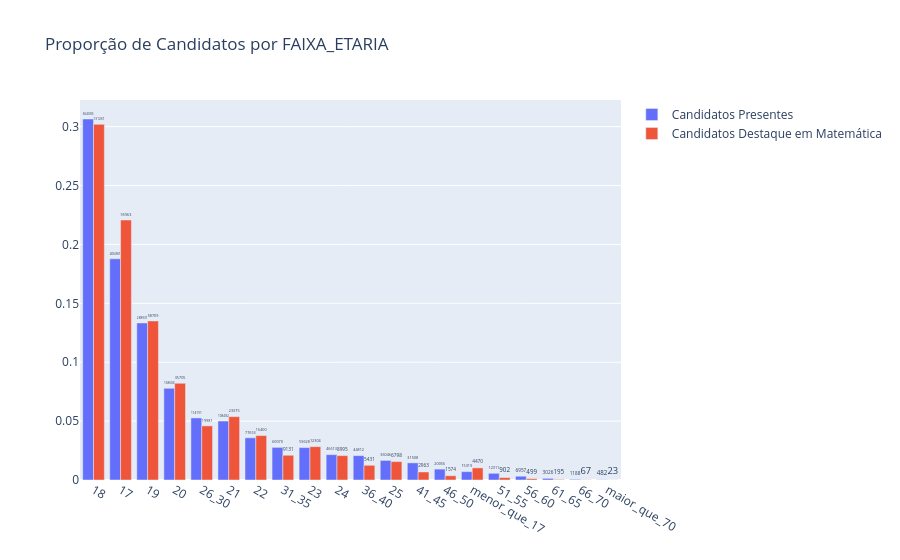
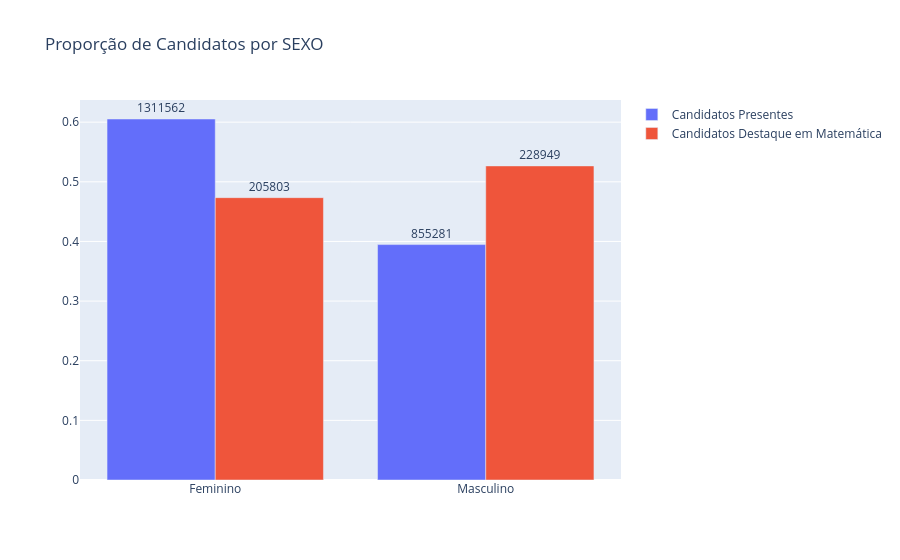
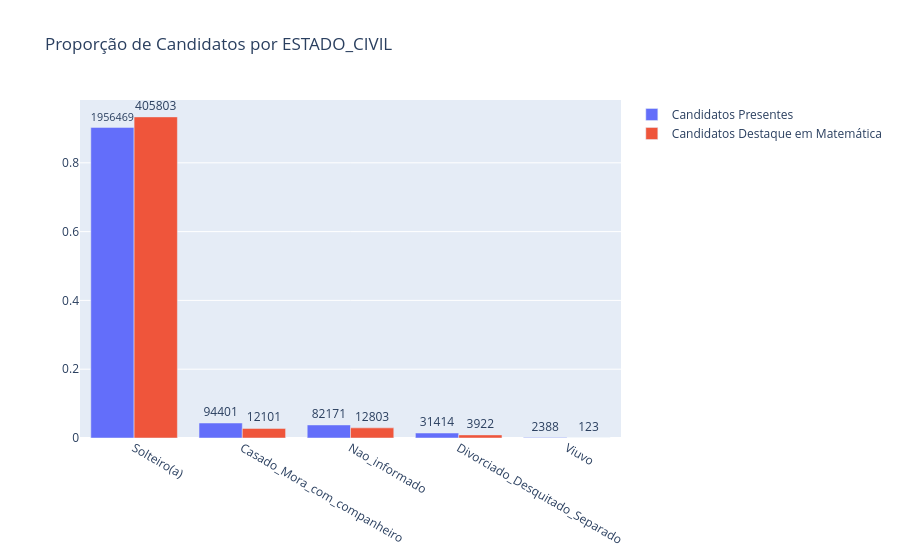
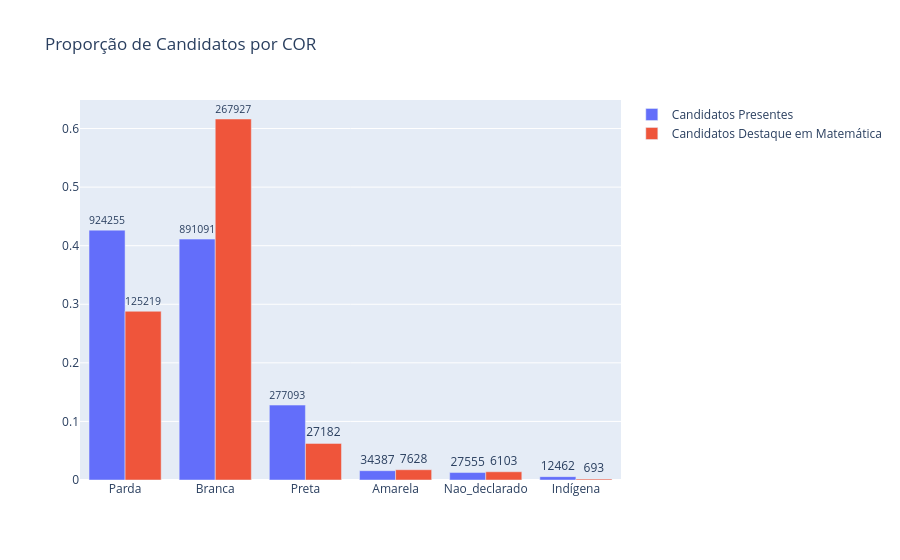

The notebook cell saved with these charts, in order:
### Markdown cell above
### Gráficos

### Code cell
for cat in categoricas:
  label_presentes=presentes_df_enem_2023[cat]
  label_top20=top_20[cat]

  fig = go.Figure(data=[
      go.Bar(
          name='Candidatos Presentes',
          x=label_presentes.value_counts().index,
          y=label_presentes.value_counts(dropna=False, normalize=True).values,
          text=label_presentes.value_counts().values.round(3),  # Valores exibidos
          textposition='outside'  # Posição acima das barras
      ),
      go.Bar(
          name='Candidatos Destaque em Matemática',
          x=label_top20.value_counts().index,
          y=label_top20.value_counts(dropna=False, normalize=True).values,
          text=label_top20.value_counts().values.round(3),  # Valores exibidos
          textposition='outside'  # Posição acima das barras
      )
  ])

  # Ajustando layout
  fig.update_layout(
      barmode='group',
      title_text=f'Proporção de Candidatos por {cat}'
  )

  fig.show()

### Figure 1 — Plotly figure (JSON) as saved in the notebook; plotly's stock layout.template omitted (floating-point values rounded to 4 significant figures)
{"data": [{"name": "Candidatos Presentes", "text": [664100.0, 406900.0, 288900.0, 168600.0, 114200.0, 108500.0, 77650.0, 60070.0, 59630.0, 46610.0, 44810.0, 36050.0, 31510.0, 20060.0, 15320.0, 12310.0, 6957.0, 3026.0, 1188.0, 482.0], "textposition": "outside", "type": "bar", "x": ["18", "17", "19", "20", "26_30", "21", "22", "31_35", "23", "24", "36_40", "25", "41_45", "46_50", "menor_que_17", "51_55", "56_60", "61_65", "66_70", "maior_que_70"], "y": [0.3065, 0.1878, 0.1333, 0.07781, 0.0527, 0.05006, 0.03584, 0.02772, 0.02752, 0.02151, 0.02068, 0.01664, 0.01454, 0.009256, 0.00707, 0.005682, 0.003211, 0.001397, 0.0005483, 0.0002224]}, {"name": "Candidatos Destaque em Matemática", "text": [131300.0, 95960.0, 58710.0, 35700.0, 23380.0, 19980.0, 16400.0, 12300.0, 9131.0, 8995.0, 6798.0, 5431.0, 4470.0, 2963.0, 1574.0, 902.0, 499.0, 195.0, 67.0, 23.0], "textposition": "outside", "type": "bar", "x": ["18", "17", "19", "20", "21", "26_30", "22", "23", "31_35", "24", "25", "36_40", "menor_que_17", "41_45", "46_50", "51_55", "56_60", "61_65", "66_70", "maior_que_70"], "y": [0.3019, 0.2207, 0.135, 0.08213, 0.05377, 0.04596, 0.03772, 0.0283, 0.021, 0.02069, 0.01564, 0.01249, 0.01028, 0.006815, 0.00362, 0.002075, 0.001148, 0.0004485, 0.0001541, 5.29e-05]}], "layout": {"barmode": "group", "title": {"text": "Proporção de Candidatos por FAIXA_ETARIA"}}}

### Figure 2 — Plotly figure (JSON) as saved in the notebook; plotly's stock layout.template omitted (floating-point values rounded to 4 significant figures)
{"data": [{"name": "Candidatos Presentes", "text": [1312000.0, 855300.0], "textposition": "outside", "type": "bar", "x": ["Feminino", "Masculino"], "y": [0.6053, 0.3947]}, {"name": "Candidatos Destaque em Matemática", "text": [228900.0, 205800.0], "textposition": "outside", "type": "bar", "x": ["Masculino", "Feminino"], "y": [0.5266, 0.4734]}], "layout": {"barmode": "group", "title": {"text": "Proporção de Candidatos por SEXO"}}}

### Figure 3 — Plotly figure (JSON) as saved in the notebook; plotly's stock layout.template omitted (floating-point values rounded to 4 significant figures)
{"data": [{"name": "Candidatos Presentes", "text": [1956000.0, 94400.0, 82170.0, 31410.0, 2388.0], "textposition": "outside", "type": "bar", "x": ["Solteiro(a)", "Casado_Mora_com_companheiro", "Nao_informado", "Divorciado_Desquitado_Separado", "Viuvo"], "y": [0.9029, 0.04357, 0.03792, 0.0145, 0.001102]}, {"name": "Candidatos Destaque em Matemática", "text": [405800.0, 12800.0, 12100.0, 3922.0, 123.0], "textposition": "outside", "type": "bar", "x": ["Solteiro(a)", "Nao_informado", "Casado_Mora_com_companheiro", "Divorciado_Desquitado_Separado", "Viuvo"], "y": [0.9334, 0.02945, 0.02783, 0.009021, 0.0002829]}], "layout": {"barmode": "group", "title": {"text": "Proporção de Candidatos por ESTADO_CIVIL"}}}

### Figure 4 — Plotly figure (JSON) as saved in the notebook; plotly's stock layout.template omitted (floating-point values rounded to 4 significant figures)
{"data": [{"name": "Candidatos Presentes", "text": [924300.0, 891100.0, 277100.0, 34390.0, 27560.0, 12460.0], "textposition": "outside", "type": "bar", "x": ["Parda", "Branca", "Preta", "Amarela", "Nao_declarado", "Indígena"], "y": [0.4265, 0.4112, 0.1279, 0.01587, 0.01272, 0.005751]}, {"name": "Candidatos Destaque em Matemática", "text": [267900.0, 125200.0, 27180.0, 7628.0, 6103.0, 693.0], "textposition": "outside", "type": "bar", "x": ["Branca", "Parda", "Preta", "Amarela", "Nao_declarado", "Indígena"], "y": [0.6163, 0.288, 0.06252, 0.01755, 0.01404, 0.001594]}], "layout": {"barmode": "group", "title": {"text": "Proporção de Candidatos por COR"}}}
